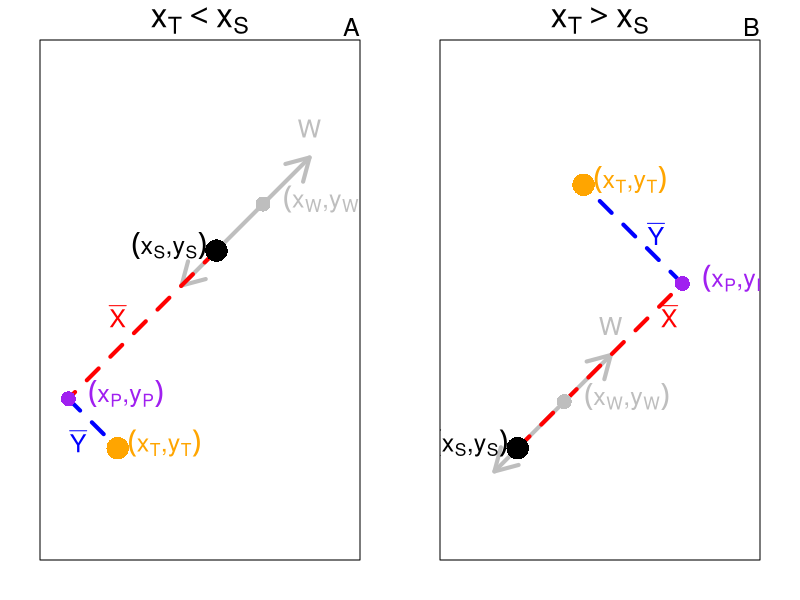

Recreate this plot in R.
par(mfrow=c(1,2),mar=c(2,2,2,2))

plot(0,0,xlim=c(-2.5,2),ylim=c(-3.5,2),type="n",asp=1,xlab="",ylab="",main=expression(x[T]<x[S]),cex.main=2,axes=F)
box()
mtext("A",adj=1,cex=1.5)
xorigin<-0
yorigin<-0
degree<-2*pi*(45/360)
xs<-xorigin
xw<-xs+sin(degree)
ys<-yorigin
yw<-ys+cos(degree)
xt<--1.5
yt<--3
c<-((xt-xs)*(xw-xs)+(yt-ys)*(yw-ys))/((xw-xs)^2+(yw-ys)^2)
xp<-xs+c*(xw-xs)
yp<-ys+c*(yw-ys)

arrows(xs,ys,xs+2*(xw-xs),ys+2*(yw-ys),lwd=4,col="grey")
arrows(xs,ys,xs-0.75*(xw-xs),ys-0.75*(yw-ys),lwd=4,col="grey")
segments(xs,ys,xp,yp,lty=2,col="red",lwd=4)
segments(xp,yp,xt,yt,lty=2,col="blue",lwd=4)

points(xp,yp,cex=2,pch=16,col="purple")
text(xp,yp,expression((x[P]*','*y[P])),pos=4,cex=1.5,offset=1,col="purple")
points(xs,ys,cex=3,pch=16)
text(xs,ys,expression((x[S]*','*y[S])),pos=2,cex=1.5)
points(xw,yw,cex=2,pch=16,col="grey")
text(xw,yw,expression((x[W]*','*y[W])),pos=4,cex=1.5,offset=1,col="grey")
points(xt,yt,cex=3,pch=16,col="orange")
text(xt,yt,expression((x[T]*','*y[T])),pos=4,cex=1.5,col="orange")
text(xs+2*(xw-xs),ys+2*(yw-ys),"W",pos=3,cex=1.5,offset=1,col="grey")
text(-1.5,-1,expression(bar("X")),cex=1.5,col="red")
text(-2.1,-2.9,expression(bar("Y")),cex=1.5,col="blue")

plot(0,0,xlim=c(-1,3.5),ylim=c(0,4.5),type="n",asp=1,xlab="",ylab="",main=expression(x[T]>x[S]),cex.main=2,axes=F)
box()
mtext("B",adj=1,cex=1.5)
xorigin<-0
yorigin<-0
degree<-2*pi*(45/360)
xs<-xorigin
xw<-xs+sin(degree)
ys<-yorigin
yw<-ys+cos(degree)
xt<-1
yt<-4
c<-((xt-xs)*(xw-xs)+(yt-ys)*(yw-ys))/((xw-xs)^2+(yw-ys)^2)
xp<-xs+c*(xw-xs)
yp<-ys+c*(yw-ys)

arrows(xs,ys,xs+2*(xw-xs),ys+2*(yw-ys),lwd=4,col="grey")
arrows(xs,ys,xs-0.5*(xw-xs),ys-0.5*(yw-ys),lwd=4,col="grey")
segments(xs,ys,xp,yp,lty=2,col="red",lwd=4)
segments(xp,yp,xt,yt,lty=2,col="blue",lwd=4)

points(xp,yp,cex=2,pch=16,col="purple")
text(xp,yp,expression((x[P]*','*y[P])),pos=4,cex=1.5,offset=1,col="purple")
points(xs,ys,cex=3,pch=16)
text(xs,ys,expression((x[S]*','*y[S])),pos=2,cex=1.5)
points(xw,yw,cex=2,pch=16,col="grey")
text(xw,yw,expression((x[W]*','*y[W])),pos=4,cex=1.5,offset=1,col="grey")
points(xt,yt,cex=3,pch=16,col="orange")
text(xt,yt,expression((x[T]*','*y[T])),pos=4,cex=1.5,col="orange")
text(xs+2*(xw-xs),ys+2*(yw-ys),"W",pos=3,cex=1.5,offset=1,col="grey")
text(2.3,2,expression(bar("X")),cex=1.5,col="red")
text(2.1,3.25,expression(bar("Y")),cex=1.5,col="blue")

#export at 1359x761
